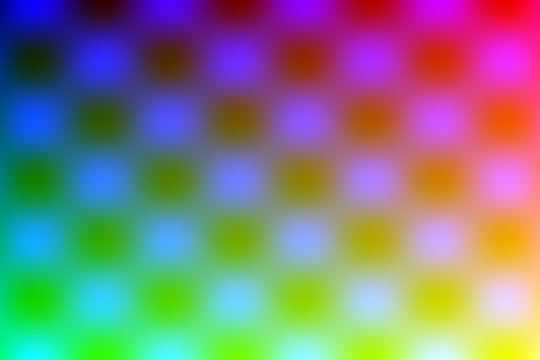
#> input picture 1 лаба/input_demo.png, 540 x 360 px
$ python lab1.py input_demo.png
#> lines starting #> are read from the running program, lines starting #| are printed output that depends on the picture; after the words box and inside, x2 and y2 are one past the last pixel; in counts of white or black regions, pixels touching at a corner belong together
from __future__ import annotations

import argparse
from pathlib import Path

import numpy as np
from PIL import Image


def load_rgb_image(path: Path) -> np.ndarray:
    if path.suffix.lower() not in {".png", ".bmp"}:
        raise ValueError("Допустимы только PNG или BMP (не JPEG).")
    image = Image.open(path).convert("RGB")
#> image is the input picture: PIL image 540x360 RGB; mean R, G, B 127, 127, 127
    return np.asarray(image, dtype=np.uint8)


def save_rgb(array: np.ndarray, path: Path) -> None:
    Image.fromarray(array.astype(np.uint8), mode="RGB").save(path)


def save_gray(array: np.ndarray, path: Path) -> None:
    Image.fromarray(array.astype(np.uint8), mode="L").save(path)


def to_rgb_image(array: np.ndarray) -> Image.Image:
    if array.ndim == 2:
        return Image.fromarray(array.astype(np.uint8), mode="L").convert("RGB")
    return Image.fromarray(array.astype(np.uint8), mode="RGB")


def save_before_after(before: np.ndarray, after: np.ndarray, path: Path) -> None:
    left = to_rgb_image(before)
    right = to_rgb_image(after)
    gap = 10
    canvas = Image.new(
        mode="RGB",
        size=(left.width + gap + right.width, max(left.height, right.height)),
        color=(255, 255, 255),
    )
#> canvas: PIL image 1090x360 RGB; every value is 255
    canvas.paste(left, (0, 0))
    canvas.paste(right, (left.width + gap, 0))
    canvas.save(path)


def rgb_to_hsi(image: np.ndarray) -> tuple[np.ndarray, np.ndarray, np.ndarray]:
    rgb = image.astype(np.float64) / 255.0
    r = rgb[:, :, 0]
    g = rgb[:, :, 1]
    b = rgb[:, :, 2]

    intensity = (r + g + b) / 3.0

    min_rgb = np.minimum(np.minimum(r, g), b)
    saturation = np.zeros_like(intensity)
    nonzero_intensity = intensity > 1e-12
#> nonzero_intensity: shape (360, 540) bool; every value is 1
    saturation[nonzero_intensity] = 1.0 - (
        min_rgb[nonzero_intensity] / intensity[nonzero_intensity]
    )
    saturation = np.clip(saturation, 0.0, 1.0)

    numerator = 0.5 * ((r - g) + (r - b))
    denominator = np.sqrt((r - g) ** 2 + (r - b) * (g - b))
    denominator = np.maximum(denominator, 1e-12)
    theta = np.arccos(np.clip(numerator / denominator, -1.0, 1.0))
    hue = np.where(b <= g, theta, 2.0 * np.pi - theta)
    hue = np.nan_to_num(hue, nan=0.0)

    return hue, saturation, intensity


def hsi_to_rgb(hue: np.ndarray, saturation: np.ndarray, intensity: np.ndarray) -> np.ndarray:
    h = np.mod(hue, 2.0 * np.pi)
    s = np.clip(saturation, 0.0, 1.0)
    i = np.clip(intensity, 0.0, 1.0)

    r = np.zeros_like(i)
    g = np.zeros_like(i)
    b = np.zeros_like(i)
    eps = 1e-12

    sector0 = (h >= 0.0) & (h < 2.0 * np.pi / 3.0)
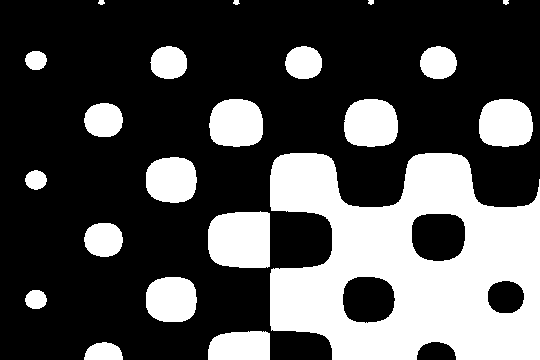
#> sector0: shape (360, 540) bool; 31% white; 21 white regions, largest, box (x1, y1, x2, y2) and area: (270, 153, 540, 360) 37998, (208, 211, 270, 268) 3229, (344, 99, 398, 147) 2208
    h0 = h[sector0]
    b[sector0] = i[sector0] * (1.0 - s[sector0])
    denom0 = np.cos(np.pi / 3.0 - h0)
    denom0 = np.where(np.abs(denom0) < eps, eps, denom0)
    r[sector0] = i[sector0] * (1.0 + (s[sector0] * np.cos(h0) / denom0))
    g[sector0] = 3.0 * i[sector0] - (r[sector0] + b[sector0])

    sector1 = (h >= 2.0 * np.pi / 3.0) & (h < 4.0 * np.pi / 3.0)
#> sector1: shape (360, 540) bool; 34.8% white; 3 white regions, box (x1, y1, x2, y2) and area: (0, 2, 332, 360) 65127, (343, 277, 395, 323) 1998, (417, 342, 456, 360) 572
    h1 = h[sector1] - 2.0 * np.pi / 3.0
    r[sector1] = i[sector1] * (1.0 - s[sector1])
    denom1 = np.cos(np.pi / 3.0 - h1)
    denom1 = np.where(np.abs(denom1) < eps, eps, denom1)
    g[sector1] = i[sector1] * (1.0 + (s[sector1] * np.cos(h1) / denom1))
    b[sector1] = 3.0 * i[sector1] - (r[sector1] + g[sector1])

    sector2 = (h >= 4.0 * np.pi / 3.0) & (h < 2.0 * np.pi)
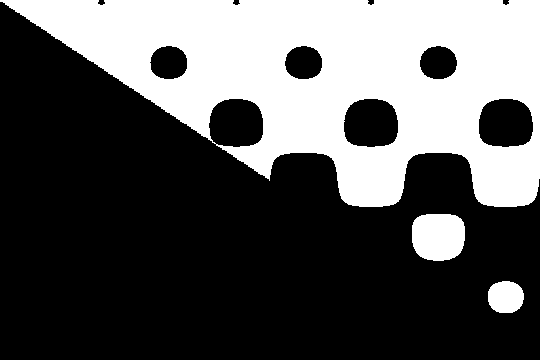
#> sector2: shape (360, 540) bool; 34.2% white; 3 white regions, box (x1, y1, x2, y2) and area: (0, 0, 540, 207) 63410, (412, 214, 465, 261) 2173, (488, 281, 524, 313) 948
    h2 = h[sector2] - 4.0 * np.pi / 3.0
    g[sector2] = i[sector2] * (1.0 - s[sector2])
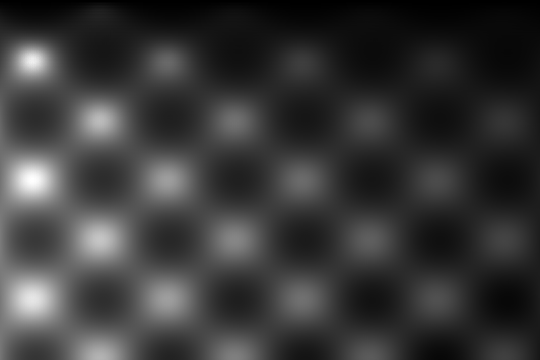
#> g: shape (360, 540) float64; min 0, max 2.19, mean 0.49; drawn with min black and max white
    denom2 = np.cos(np.pi / 3.0 - h2)
    denom2 = np.where(np.abs(denom2) < eps, eps, denom2)
    b[sector2] = i[sector2] * (1.0 + (s[sector2] * np.cos(h2) / denom2))
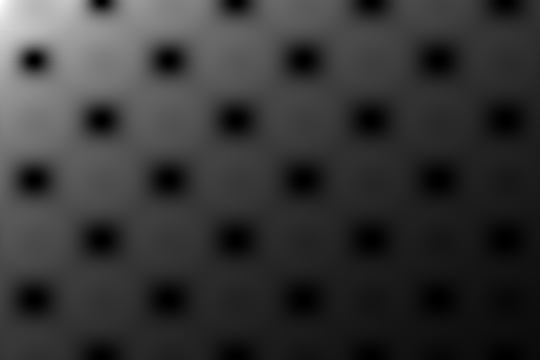
#> b: shape (360, 540) float64; min 0, max 2.5, mean 0.525; drawn with min black and max white
    r[sector2] = 3.0 * i[sector2] - (g[sector2] + b[sector2])
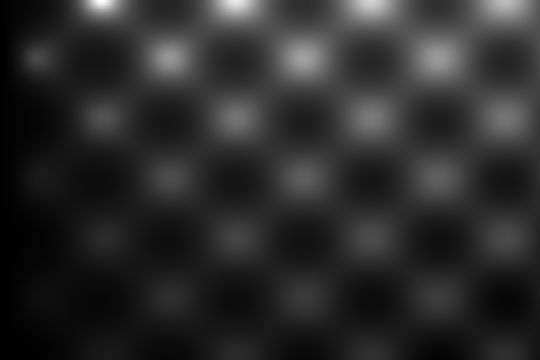
#> r: shape (360, 540) float64; min 0, max 2.82, mean 0.491; drawn with min black and max white

    rgb = np.stack((r, g, b), axis=2)
    rgb = np.clip(rgb, 0.0, 1.0)
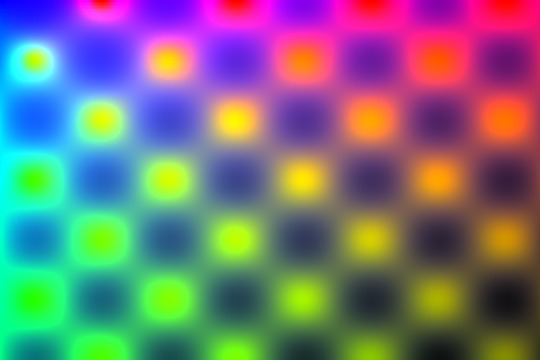
#> rgb: shape (360, 540, 3) float64; mean of channels 0, 1, 2 0.465, 0.466, 0.49; drawn as R, G, B
    return (rgb * 255.0).round().astype(np.uint8)
#> returned value: shape (360, 540, 3)
#> in save_before_after (call 5), `canvas.paste(right, (left.width + gap, 0))`:
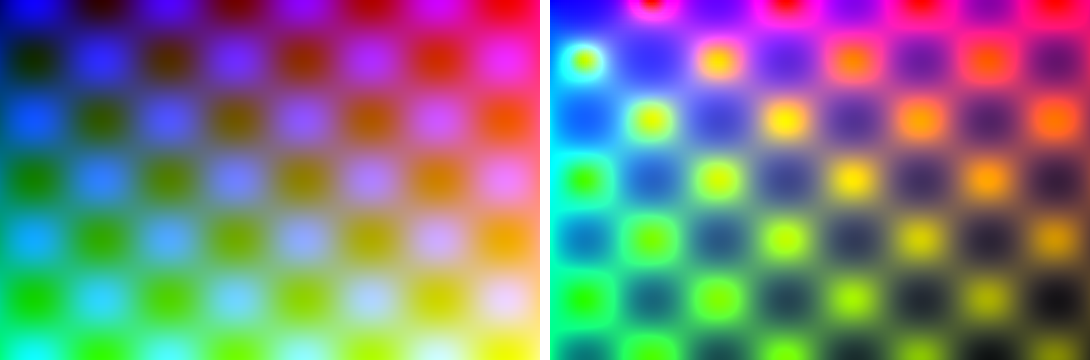
#> canvas: PIL image 1090x360 RGB; mean R, G, B 124, 124.1, 127.2


def bilinear_resize(image: np.ndarray, new_h: int, new_w: int) -> np.ndarray:
#> called with new_h = 1080, new_w = 1620
    src_h, src_w, channels = image.shape
#> src_h = 360; src_w = 540; channels = 3
    if new_h == src_h and new_w == src_w:
        return image.copy()

    y = np.linspace(0, src_h - 1, new_h)
#> y = 1080 values from 0 to 359
    x = np.linspace(0, src_w - 1, new_w)
#> x = 1620 values from 0 to 539

    y0 = np.floor(y).astype(np.int32)
#> y0 = 1080 values from 0 to 359
    x0 = np.floor(x).astype(np.int32)
#> x0 = 1620 values from 0 to 539
    y1 = np.clip(y0 + 1, 0, src_h - 1)
    x1 = np.clip(x0 + 1, 0, src_w - 1)

    wy = (y - y0)[:, None]
    wx = (x - x0)[None, :]

    top_left = image[y0[:, None], x0[None, :]].astype(np.float64)
    top_right = image[y0[:, None], x1[None, :]].astype(np.float64)
    bottom_left = image[y1[:, None], x0[None, :]].astype(np.float64)
    bottom_right = image[y1[:, None], x1[None, :]].astype(np.float64)

    w_tl = (1.0 - wy) * (1.0 - wx)
    w_tr = (1.0 - wy) * wx
    w_bl = wy * (1.0 - wx)
    w_br = wy * wx

    out = (
        top_left * w_tl[:, :, None]
        + top_right * w_tr[:, :, None]
        + bottom_left * w_bl[:, :, None]
        + bottom_right * w_br[:, :, None]
    )
    return np.clip(out, 0, 255).round().astype(np.uint8).reshape(new_h, new_w, channels)


def decimate(image: np.ndarray, n: int) -> np.ndarray:
    if n < 1:
        raise ValueError("Коэффициент сжатия N должен быть >= 1.")
    return image[::n, ::n, :].copy()


def ensure_dir(path: Path) -> None:
    path.mkdir(parents=True, exist_ok=True)


def choose_default_input_image() -> Path | None:
    cwd = Path.cwd()
    preferred = cwd / "input_demo.png"
    if preferred.is_file():
        return preferred

    candidates = sorted(
        p for p in cwd.iterdir() if p.is_file() and p.suffix.lower() in {".png", ".bmp"}
    )
    if candidates:
        return candidates[0]
    return None


def run_pipeline(image_path: Path, out_dir: Path, m: int, n: int) -> None:
    if m < 1 or n < 1:
        raise ValueError("Коэффициенты M и N должны быть целыми >= 1.")

    ensure_dir(out_dir)
    images_dir = out_dir / "images"
    comparisons_dir = out_dir / "comparisons"
    ensure_dir(images_dir)
    ensure_dir(comparisons_dir)

    src = load_rgb_image(image_path)
    save_rgb(src, images_dir / "00_original.png")

    r = src[:, :, 0]
    g = src[:, :, 1]
    b = src[:, :, 2]
    save_gray(r, images_dir / "01_r_component.png")
    save_gray(g, images_dir / "02_g_component.png")
    save_gray(b, images_dir / "03_b_component.png")
    save_before_after(src, r, comparisons_dir / "01_before_after_r.png")
    save_before_after(src, g, comparisons_dir / "02_before_after_g.png")
    save_before_after(src, b, comparisons_dir / "03_before_after_b.png")

    h, s, i = rgb_to_hsi(src)
    i_gray = np.clip(i * 255.0, 0, 255).round().astype(np.uint8)
    save_gray(i_gray, images_dir / "04_hsi_intensity.png")
    save_before_after(src, i_gray, comparisons_dir / "04_before_after_intensity.png")

    i_inv = 1.0 - i
    rgb_inverted_intensity = hsi_to_rgb(h, s, i_inv)
    save_rgb(rgb_inverted_intensity, images_dir / "05_inverted_intensity_rgb.png")
    save_before_after(src, rgb_inverted_intensity, comparisons_dir / "05_before_after_inverted_intensity.png")

    upscaled = bilinear_resize(src, src.shape[0] * m, src.shape[1] * m)
    save_rgb(upscaled, images_dir / "06_upscaled_M.png")
    save_before_after(src, upscaled, comparisons_dir / "06_before_after_upscaled_M.png")

    downscaled = decimate(src, n)
    save_rgb(downscaled, images_dir / "07_downscaled_N.png")
    save_before_after(src, downscaled, comparisons_dir / "07_before_after_downscaled_N.png")

    two_pass = decimate(upscaled, n)
    save_rgb(two_pass, images_dir / "08_resampled_K_two_pass.png")
    save_before_after(src, two_pass, comparisons_dir / "08_before_after_two_pass.png")

    k = m / n
    new_h = max(1, int(round(src.shape[0] * k)))
    new_w = max(1, int(round(src.shape[1] * k)))
    one_pass = bilinear_resize(src, new_h, new_w)
    save_rgb(one_pass, images_dir / "09_resampled_K_one_pass.png")
    save_before_after(src, one_pass, comparisons_dir / "09_before_after_one_pass.png")


def build_parser() -> argparse.ArgumentParser:
    parser = argparse.ArgumentParser(
        description=(
            "Лабораторная №1: цветовые модели и передискретизация "
            "(без библиотечных функций ресайза)."
        )
    )
    parser.add_argument(
        "input_image",
        type=Path,
        nargs="?",
        help="Путь к исходному PNG/BMP изображению.",
    )
    parser.add_argument(
        "--m",
        type=int,
        default=3,
        help="Коэффициент растяжения M (по умолчанию: 3).",
    )
    parser.add_argument(
        "--n",
        type=int,
        default=2,
        help="Коэффициент сжатия N (по умолчанию: 2).",
    )
    parser.add_argument(
        "--out",
        type=Path,
        default=Path("output"),
        help="Каталог для результатов (по умолчанию: ./output).",
    )
    return parser


def main() -> None:
    args = build_parser().parse_args()
    input_image = args.input_image
    if input_image is None:
        input_image = choose_default_input_image()
        if input_image is None:
            raise SystemExit(
                "Не найдено входное изображение. Передайте путь явно, например:\n"
                "py lab1.py .\\input.png --m 3 --n 2 --out .\\output"
            )
        print(f"Входное изображение не указано, использую: {input_image}")

    run_pipeline(input_image, args.out, args.m, args.n)
    print(f"Готово. Результаты сохранены в: {args.out.resolve()}")


if __name__ == "__main__":
    main()
